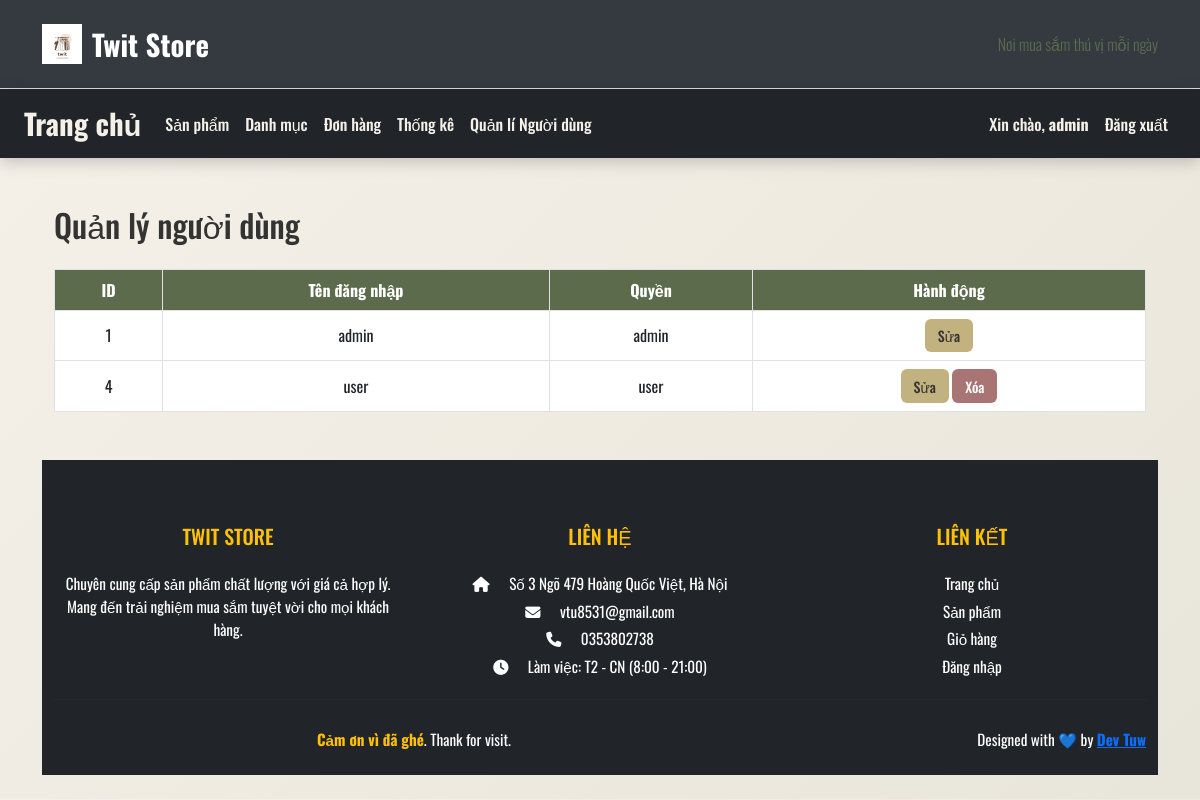
/index.php?controller=user (signed in), run on the app's committed database.
### tables this page shows
CREATE TABLE `users` (
  `id` int(11) NOT NULL,
  `username` varchar(50) NOT NULL,
  `password` varchar(255) NOT NULL,
  `role` enum('admin','user') DEFAULT 'user',
  `created_at` timestamp NOT NULL DEFAULT current_timestamp()
);

### controllers/UserController.php (called while the page is built, shortened)
<?php
require_once 'models/User.php';
class UserController
{
    protected $conn;
    public function __construct($conn)
    {
        $this->conn = $conn;
    }
    public function index()
    {
        $users = User::getAllUsers($this->conn);
        require 'views/admin/users/index.php';
    }
}

### models/User.php (called while the page is built, shortened)
<?php
class User
{
    public static function getAllUsers($conn)
    {
        $stmt = $conn->prepare("SELECT * FROM users ORDER BY id ASC");
        $stmt->execute();
        return $stmt->fetchAll(PDO::FETCH_ASSOC);
    }
}

### views/admin/users/index.php (the view)
<?php require_once 'views/layouts/header.php'; ?>
<div class="container mt-5">
    <h2 class="mb-4">Quản lý người dùng</h2>
    <table class="table table-bordered">
        <thead>
            <tr>
                <th>ID</th>
                <th>Tên đăng nhập</th>
                <th>Quyền</th>
                <th>Hành động</th>
            </tr>
        </thead>
        <tbody>
            <?php foreach ($users as $user): ?>
                <tr>
                    <td><?= $user['id'] ?></td>
                    <td><?= htmlspecialchars($user['username']) ?></td>
                    <td><?= $user['role'] ?></td>
                    <td>
                        <a href="index.php?controller=user&action=edit&id=<?= $user['id'] ?>" class="btn btn-sm btn-warning">Sửa</a>
                        <?php if ($_SESSION['user']['id'] != $user['id']): ?>
                            <a href="index.php?controller=user&action=delete&id=<?= $user['id'] ?>" class="btn btn-sm btn-danger" onclick="return confirm('Bạn có chắc muốn xóa người dùng này không?')">Xóa</a>
                        <?php endif; ?>
                    </td>
                </tr>
            <?php endforeach; ?>
        </tbody>
    </table>
</div>
<?php require_once 'views/layouts/footer.php'; ?>

### public/css/style.css (style rules this page uses)
* { margin: 0; padding: 0; box-sizing: border-box; }
body { font-family: 'Oswald', sans-serif; background: linear-gradient(135deg, #f5f1e9, #e8e5da); color: #333; transition: background 0.5s ease; }
.table thead th { background-color: #5d6b4d; color: #fff; text-align: center; }
.table td, .table th { text-align: center; vertical-align: middle; }
.btn-warning { background-color: #c2b280; color: #333; padding: 0.4rem 0.8rem; border-radius: 6px; font-weight: 500; border: none; }
.btn-danger { background-color: #a97474; color: #fff; padding: 0.4rem 0.8rem; border-radius: 6px; font-weight: 500; border: none; }

### data on the page
users: id "1", username "admin", role "admin"
users: id "4", username "user", role "user"

### other printed values
$_SESSION['user']['name'] "admin"
